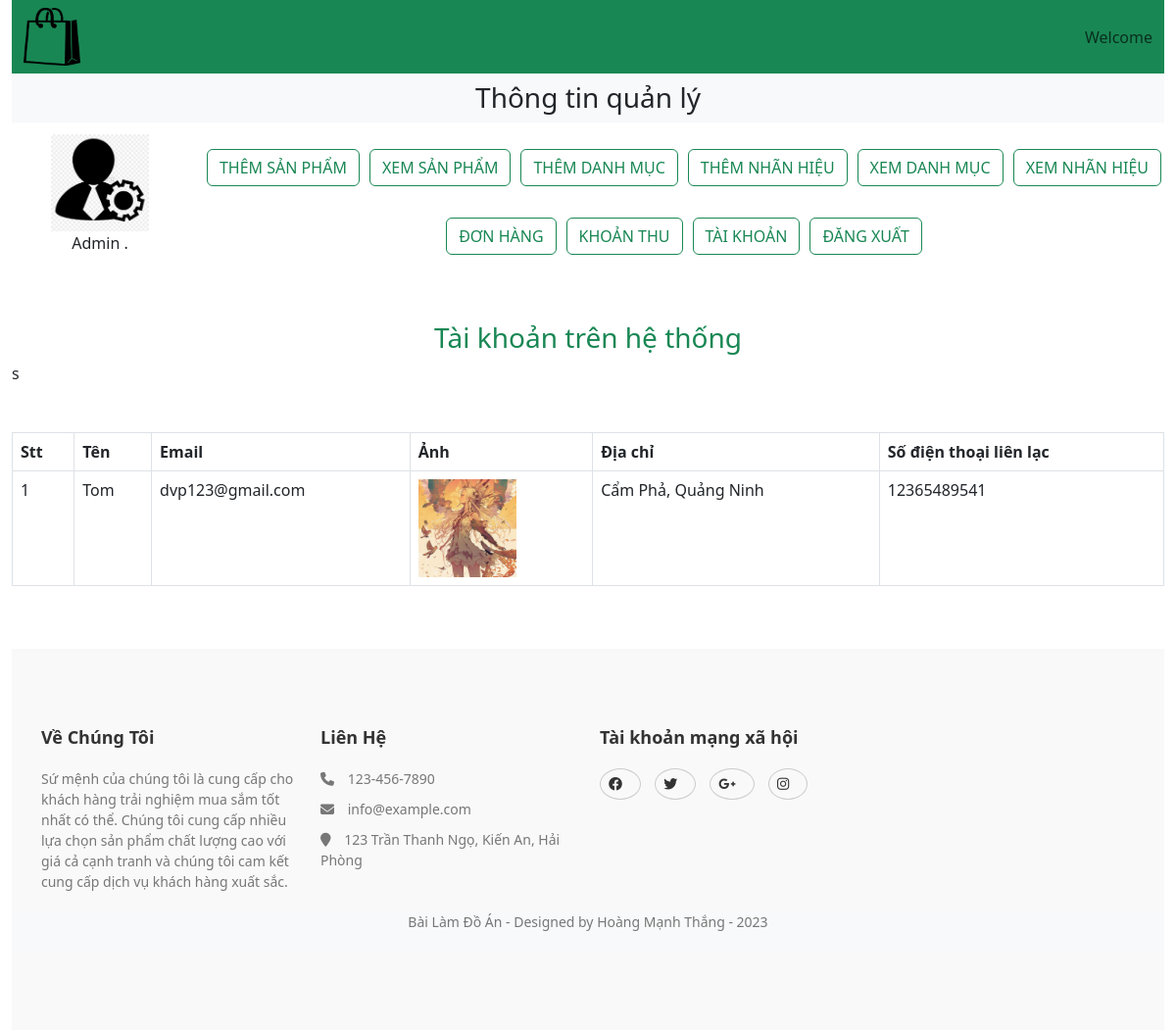
/admin/index.php?list_user, run on the app's committed database.
### tables this page shows
CREATE TABLE `user_table` (
  `user_id` int(11) NOT NULL,
  `username` varchar(100) NOT NULL,
  `useremail` varchar(100) NOT NULL,
  `password` varchar(255) NOT NULL,
  `user_img` varchar(255) NOT NULL,
  `user_ip` varchar(100) NOT NULL,
  `user_address` varchar(255) NOT NULL,
  `phone` varchar(20) NOT NULL
);

### admin/list_user.php (the view, shortened to what this page needs)
<h3 class="text-center text-success">Tài khoản trên hệ thống</h3>
<table class="table table-bordered mt-5">
    <thead class="bg-success text-light">
        <?php
        $get_user="Select * from `user_table`";
        $result=mysqli_query($con,$get_user);
        $row_count=mysqli_num_rows($result);
    if($row_count==0){
        echo "<h2 class='text-center mt-5'>Không có tài khoản nào</h2>";
    }else{
        echo "
        <tr>
            <th>Stt</th>
            <th>Tên</th>
            <th>Email</th>
            <th>Ảnh</th>
            <th>Địa chỉ</th>
            <th>Số điện thoại liên lạc</th>
        </tr>
    </thead>
    <tbody>";
        $number=0;
        while($row_data=mysqli_fetch_assoc($result)){
            $username =$row_data['username'];
            $useremail=$row_data['useremail'];
            $user_img=$row_data['user_img'];
            $user_address=$row_data['user_address'];
            $phone=$row_data['phone'];
            $number++;
            echo "
            <tr>
            <td>$number</td>
            <td>$username</td>
            <td>$useremail</td>
            <td><img src='../user/user_imgs/$user_img' alt='$username' class='product_img'</td>
            <td>$user_address</td>
            <td>$phone</td>
            s
        </tr>
            ";
        }
    }
        ?>
    </tbody>
</table>

### admin/style.css (style rules this page uses)
.text-center { display: flex; justify-content: center; align-items: center; flex-wrap: wrap; }
body { overflow: scroll; }
.product_img { width: 30%; }

### admin/index.php (style rules this page uses)
.product_img { width:100px ; object-fit: contain; }

### data on the page
user_table: username "Tom", useremail "dvp123@gmail.com", user_img (picture), user_address "Cẩm Phả, Quảng Ninh", phone "12365489541"
